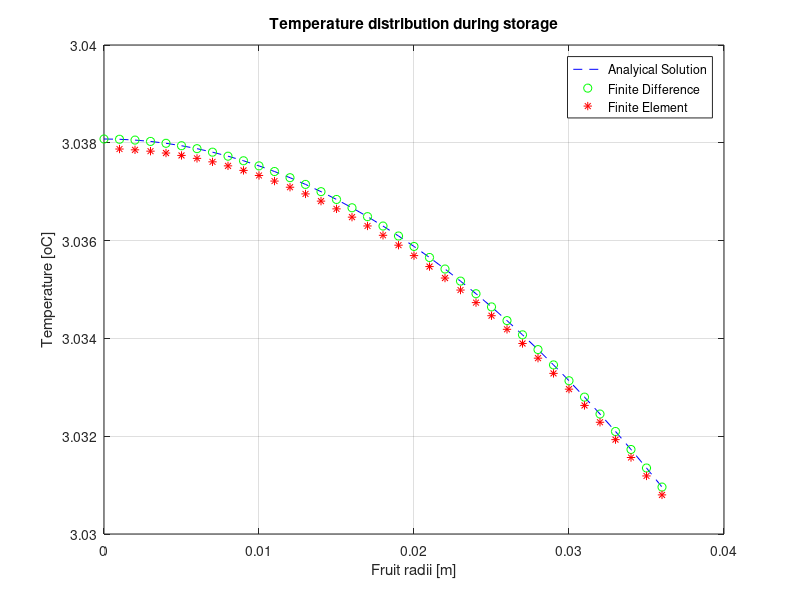

Here is the MATLAB script that generated this plot:
% Modeling and Analysis of Physical and Biological Processes
% Student: Guilherme De Moura Araujo
%% Start
clear all; clc;
%% Initialization of variables
T_Harvest = 26.7; % Ambiente Temperature at Harvest, (oC)
T_Storage = 3; % Storage temperature (oC)
rho = 998; % Density of orange (km/m3)
cp = 3900; % Specific heat of orange (J/kg/oC)
R = 0.036; % Radius of fruit (m) 
a0 = 4.71;
a1 = 3.55;
%A = a0 + a1*T; % Heat production due to respiration (J/(s-m3))
k = 0.47; % Thermal Conductivity of the fruit (W/m/oC)
h = 6; % Convective heat transfer coefficient at the fruit surface (W/m2/oC)
w = sqrt(a1/k);
he = h-k/0.036;
beta = (a0+a1*T_Harvest)/k;
u1 = 0.0;
Q = beta*0.036;
G = -w^2;
%% Analytical Solution from Homework1
% Storage conditions
dr = 0.001; %Random value adopted by student
T_Inf = T_Storage;
alpha = -(a0 + a1*T_Inf)/a1;
A = (-alpha*(k+he*R))/(he*sin(w*R)+k*w*cos(w*R));
j = 1;
TAnalytic = zeros(1,length(0:dr:R));
u = zeros(1,length(0:dr:R));
for r=0:dr:R
    if r == 0
      TAnalytic(j) = A*w-((a0+a1*T_Inf)/a1)+T_Inf;
    else
    u(j) = A*sin(w*r)+alpha*r;
    TAnalytic(j) = u(j)/r+T_Inf;
    end
    j = j+1;
end
TAnalytic = TAnalytic';
%% Finite Differences from Homework3
N = 37; % Number of nodes
dr = R/(N-1); % Delta r -> Same used for analytical solution
alpha = k/(dr*dr); % Constant
beta = a1-2*alpha;

A = zeros(N,N);
for i=1:N
    for j=1:N
        if i>=2
            if i==j
                A(i,j) = beta;
                A(i,j-1) = (alpha-alpha/(i-1));
                if i<N
                A(i,j+1) = (alpha+alpha/(i-1));
                end
            end
        end
    end
end

A(1,1) = a1-6*alpha;
A(1,2) = 6*alpha;
A(N,N-1) = 2*alpha;
A(N,N) = -2*(alpha+h/R+h/dr)+a1;

F = -a0*ones(N,1);
F(N)= -a0-2*h*(1/R+1/dr)*T_Storage;

TFinDiff = A\F;

%% Finite Element
T_Inf = T_Storage;
N = 37; % Number of nodes
L = 0.036/(N-1);
beta = (a0+a1*T_Inf)/k;
a = 1/L+G*L/3;
b = 1/L+G*L/6;
R = zeros(1,length(0:N-1));
for i=0:N-1
    R(i+1) = i*0.036/(N-1);
end

S = zeros(N-1,N-1);
for i=1:N-1
    for j=1:N-1
        if i>=2
            if i==j
                S(i,j) = 2*a;
                S(i,j-1) = -b;
                if i<N-1
                S(i,j+1) = -b;
                end
            end
        end
    end
end

S(1,1) = 2*a;
S(1,2) = -b;
S(N-1,N-2) = -b;
S(N-1,N-1) = a+he/k;

F = zeros(N-1,1);
F(1) = ((R(1)+R(3))/6+2*R(2)/3+b*u1);

for i=2:N-2
    F(i) = (R(i)+R(i+2))/6+2*R(i+1)/3;
end
F(N-1) = R(N-1)/6+R(N)/3;
F = beta*L*F;
u = S\F;
R2 = R(2:end)';
TFinEl = u./R2;
TFinEl = TFinEl + T_Inf;
%% PLOTS
plot(0:.036/36:0.036,TAnalytic,'b--');
hold on;
plot(0:.036/36:0.036,TFinDiff,'go');
plot(R2,TFinEl,'r*');
legend('Analyical Solution','Finite Difference','Finite Element'); 
title('Temperature distribution during storage');
xlabel('Fruit radii [m]');ylabel('Temperature [oC]'); grid
